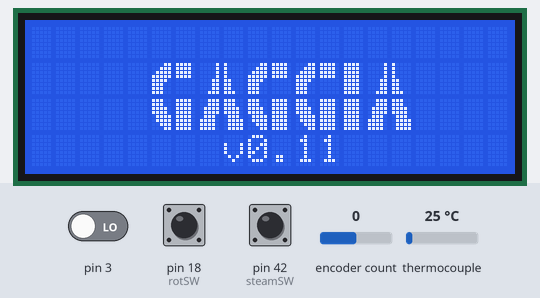
This sketch was run on a simulated Arduino Mega 2560, built with avr-gcc and run on an emulated ATmega2560. Parts: 20×4 character LCD. Inputs (shaded band) come from the test bench; at power-on: pin 42 (steamSW) HIGH, thermocouple 25 °C, pin 18 (rotSW) HIGH, pin 3 LOW, encoder count 0. EEPROM starts erased; what the sketch prints to the serial monitor is not drawn.

Above: at 0.2 s.
4.5 s: pin 42 (steamSW) pulled LOW for 1 s
At 6.2 s:
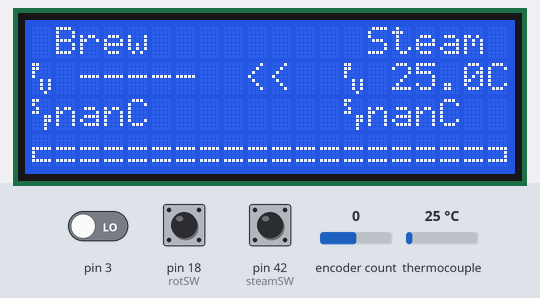
7.9 s: thermocouple set to 6 °C
At 9.2 s:
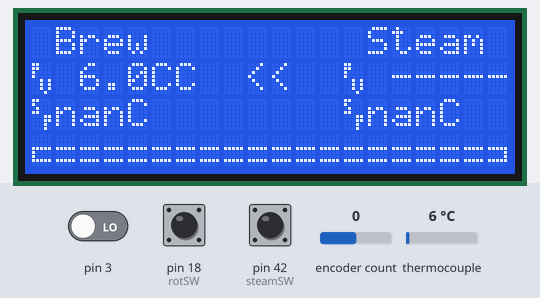
9.9 s: pin 42 (steamSW) pulled LOW for 0.15 s
At 10.01 s:
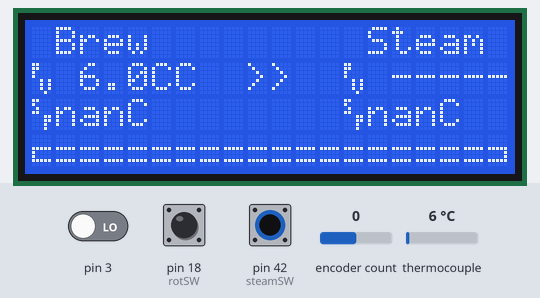
11.5 s: pin 18 (rotSW) pulled LOW for 3.2 s
At 14.4 s:
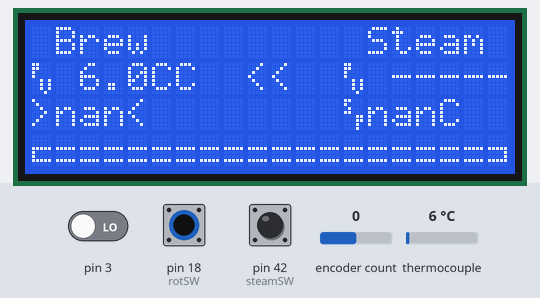
16.2 s: thermocouple set to 75 °C
At 17.8 s:
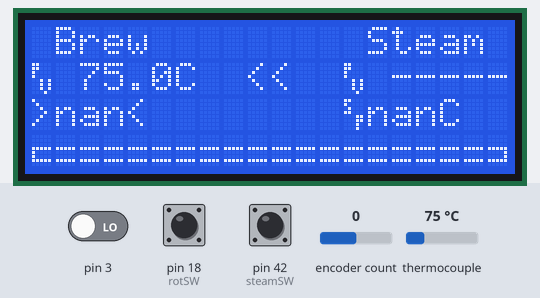
18.3 s: pin 42 (steamSW) pulled LOW for 3.2 s
At 19.5 s:
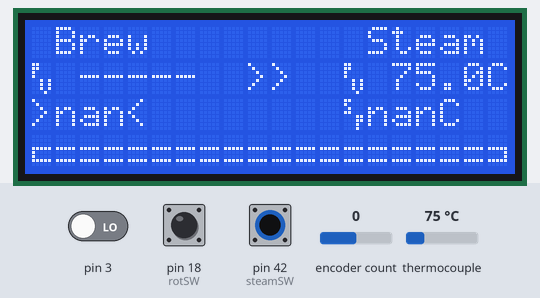
Timing chart, 0 to 21.3 s (numbered marks = the images above; inputs shaded):
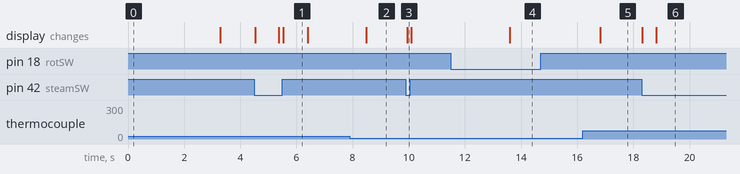

The sketch:

GaggiaCoffee.ino
```cpp
#include <Wire.h>
#include <LiquidCrystal_I2C.h>
#include <max6675.h>
#include <PID_v1.h>
#include <Rotary.h>
#include <EEPROM.h>

// lcd hardware pins
int lcdVCC = 22;
int lcdGND = 23;
// thermocouple hardware pins
int thermoVCC = 41;
int thermoGND = 43;
int thermoDO = 45;
int thermoCS = 47;
int thermoCLK = 49;
// rotary encoder hardware pins
int rotVCC = 31;
int rotGND = 33;
int rotSW = 18;
int rotDT = 2;
int rotCLK = 3;
// steam switch hardware pins
int steamVCC = 40;
int steamSW = 42;
// SSR hardware pins
int ssrVCC = 30;
int ssrGND = 32;

// firmware version
float ver = 0.11;

// custom symbols
uint8_t pv[8] = {24,24,16,16,5,5,5,2};
uint8_t sp[8] = {24,16,8,24,3,3,2,2};

// set the LCD address to 0x27 for a 20 chars and 4 line display
LiquidCrystal_I2C lcd(0x27,20,4);

// set up thermocouple
MAX6675 thermocouple(thermoCLK, thermoCS, thermoDO);

// timing variables
long splashTime = 3000;
long tcPollInt = 1000;
long tcLastPoll = 0;
int pidWindowSize = 2000;
unsigned long pidWindowStart;

// rotary encoder variables
volatile byte add = 0;
volatile byte sub = 0;
int setting = 0;
unsigned long push = 0;

// setup rotary encoder
Rotary rotary = Rotary(rotDT, rotCLK);

// pid variables
int brewSP = 1;
int steamSP = 8;
double proValue, setpoint, heaterOut;
double Kp=300, Ki=10, Kd=2250;
unsigned long serialTime; //this will help us know when to talk with processing

// specify PID links and initial tuning parameters
PID boilerPID(&proValue, &heaterOut, &setpoint, Kp, Ki, Kd, DIRECT);

// steam/brew state variable
int brew = 0;
String arrows = "<<";

void setup()
{
  unsigned long start = millis();

  // configure LCD pins
  pinMode(lcdVCC, OUTPUT); digitalWrite(lcdVCC, HIGH);
  pinMode(lcdGND, OUTPUT); digitalWrite(lcdGND, LOW);

  // initialize the lcd
  lcd.init();

  // print startup message to the LCD.
  lcd.backlight();
  splash(lcd, ver, splashTime);

  // start up PID
  boilerPID.SetOutputLimits(0, pidWindowSize);
  boilerPID.SetMode(AUTOMATIC);

  Serial.begin(9600);

  // configure thermocouple pins
  pinMode(thermoVCC, OUTPUT); digitalWrite(thermoVCC, HIGH);
  pinMode(thermoGND, OUTPUT); digitalWrite(thermoGND, LOW);

  // configure steam switch pins
  pinMode(steamVCC, OUTPUT); digitalWrite(steamVCC, LOW);
  pinMode(steamSW, INPUT_PULLUP);

  // configure heater controlling SSR pins
  pinMode(ssrVCC, OUTPUT); digitalWrite(ssrVCC, HIGH);
  pinMode(ssrGND, OUTPUT); digitalWrite(ssrGND, LOW);

  // configure rotary encoder pins
  pinMode(rotVCC, OUTPUT); digitalWrite(rotVCC, HIGH);
  pinMode(rotGND, OUTPUT); digitalWrite(rotGND, LOW);
  pinMode(rotSW, INPUT_PULLUP);

  attachInterrupt(0, rotate, CHANGE);
  attachInterrupt(1, rotate, CHANGE);

  lcd.createChar(0, pv);
  lcd.createChar(1, sp);
  lcd.clear();

  lcd.setCursor(1,0);
  lcd.print("Brew");
  lcd.setCursor(0,1);
  lcd.write((byte)0);
  lcd.setCursor(6,1);
  lcd.print("C");
  lcd.setCursor(0,2);
  lcd.write((byte)1);
  if (EEPROM_readDouble(brewSP) < 100.0) { lcd.print(" "); }
  lcd.print(EEPROM_readDouble(brewSP),1);
  lcd.print("C");

  lcd.setCursor(14,0);
  lcd.print("Steam");
  lcd.setCursor(13,1);
  lcd.write((byte)0);
  lcd.setCursor(19,1);
  lcd.print("C");
  lcd.setCursor(13,2);
  lcd.write((byte)1);
  if (EEPROM_readDouble(steamSP) < 100.0) { lcd.print(" "); }
  lcd.print(EEPROM_readDouble(steamSP),1);
  lcd.print("C");

  pidWindowStart = millis();

}

void loop()
{
  unsigned long current = millis();

  // take care of PID control
  if (proValue < 150.0) {
    boilerPID.Compute();
  } else {
    boilerPID.SetMode(MANUAL);
    heaterOut = 0;

  }

  if (millis() - pidWindowStart > pidWindowSize)
  { //time to shift the Relay Window
    pidWindowStart += pidWindowSize;
  }

  if (heaterOut > millis() - pidWindowStart) {
    digitalWrite(ssrVCC, HIGH);
  } else {
    digitalWrite(ssrVCC, LOW);
  }

  progress(lcd,0,3,20,heaterOut/pidWindowSize);

  if (not(digitalRead(rotSW)) && millis() - push > 2000 && millis() - push != millis()) {
    setting++;
    push = 0;
  } else if (not(digitalRead(rotSW)) && push == 0) {
    push = millis();
  } else if (digitalRead(rotSW)) {
    push = 0;
  }

  // handle changes to respective setpoints
  if (setting == 1) {
    lcd.setCursor(13,2);
    lcd.write((byte)1);
    EEPROM_writeDouble(brewSP, EEPROM_readDouble(brewSP) + (add - sub)*0.5);
    lcd.setCursor(0,2);
    lcd.print(">");
    if (EEPROM_readDouble(brewSP) < 100.0) { lcd.print(" "); }
    lcd.print(EEPROM_readDouble(brewSP),1);
    lcd.print("<");
  } else if (setting == 2) {
    lcd.setCursor(0,2);
    lcd.write((byte)1);
    lcd.setCursor(6,2);
    lcd.print("C");
    EEPROM_writeDouble(steamSP, EEPROM_readDouble(steamSP) + (add - sub)*0.5);
    lcd.setCursor(13,2);
    lcd.print(">");
    if (EEPROM_readDouble(steamSP) < 100.0) { lcd.print(" "); }
    lcd.print(EEPROM_readDouble(steamSP),1);
    lcd.print("<");
  } else if (setting == 3) {
    lcd.setCursor(13,2);
    lcd.write((byte)1);
    lcd.setCursor(19,2);
    lcd.print("C");
    setting = 0;
  }

  add = 0;
  sub = 0;

  // handle mode from steam switch
  brew = digitalRead(steamSW);
  if (brew) {
    setpoint = EEPROM_readDouble(brewSP);
    arrows = "<<";
  } else if (not(brew)) {
    setpoint = EEPROM_readDouble(steamSP);
    arrows = ">>";
  }

  lcd.setCursor(9,1);
  lcd.print(arrows);

  // poll thermocouple and display current value
  if (current - tcLastPoll > tcPollInt) {
    proValue = thermocouple.readCelsius();

    if (brew) { lcd.setCursor(1,1); }
    else { lcd.setCursor(14,1); }

    if (proValue < 100.0) { lcd.print(" "); }
    lcd.print(proValue,1);
    lcd.print("C");

    if (brew) { lcd.setCursor(14,1); }
    else { lcd.setCursor(1,1); }

    lcd.print(" -----");

    tcLastPoll = current;
  }

  //send-receive with processing if it's time
  if(millis()>serialTime)
  {
    SerialReceive();
    SerialSend();
    serialTime+=500;
  }

}
```

util.ino
```cpp
void splash(LiquidCrystal_I2C& lcd, float ver, long splashTime) {

  uint8_t g1[8]  = {30,30,30,30,0,0,0,0};
  uint8_t g2[8]  = {3,7,15,31,30,28,28,28};
  uint8_t g3[8]  = {28,28,30,30,15,15,7,3};
  uint8_t g4[8]  = {30,30,30,30,30,30,30,30};
  uint8_t a1[8]  = {16,16,16,16,24,24,24,28};
  uint8_t a2[8]  = {1,1,1,1,3,3,3,7};
  uint8_t a3[8]  = {7,7,15,15,14,30,30,30};
  uint8_t a4[8]  = {28,28,30,30,14,15,15,15};

  lcd.createChar(0, g1);
  lcd.createChar(1, g2);
  lcd.createChar(2, g3);
  lcd.createChar(3, g4);
  lcd.createChar(4, a1);
  lcd.createChar(5, a2);
  lcd.createChar(6, a3);
  lcd.createChar(7, a4);

  lcd.setCursor(5,1);
  lcd.write((uint8_t)1);
  lcd.setCursor(6,1);
  lcd.write((uint8_t)0);
  lcd.setCursor(7,1);
  lcd.write((uint8_t)5);
  lcd.setCursor(8,1);
  lcd.write((uint8_t)4);
  lcd.setCursor(9,1);
  lcd.write((uint8_t)1);
  lcd.setCursor(10,1);
  lcd.write((uint8_t)0);
  lcd.setCursor(11,1);
  lcd.write((uint8_t)1);
  lcd.setCursor(12,1);
  lcd.write((uint8_t)0);
  lcd.setCursor(13,1);
  lcd.write((uint8_t)3);
  lcd.setCursor(14,1);
  lcd.write((uint8_t)5);
  lcd.setCursor(15,1);
  lcd.write((uint8_t)4);

  lcd.setCursor(5,2);
  lcd.write((uint8_t)2);
  lcd.setCursor(6,2);
  lcd.write((uint8_t)3);
  lcd.setCursor(7,2);
  lcd.write((uint8_t)6);
  lcd.setCursor(8,2);
  lcd.write((uint8_t)7);
  lcd.setCursor(9,2);
  lcd.write((uint8_t)2);
  lcd.setCursor(10,2);
  lcd.write((uint8_t)3);
  lcd.setCursor(11,2);
  lcd.write((uint8_t)2);
  lcd.setCursor(12,2);
  lcd.write((uint8_t)3);
  lcd.setCursor(13,2);
  lcd.write((uint8_t)3);
  lcd.setCursor(14,2);
  lcd.write((uint8_t)6);
  lcd.setCursor(15,2);
  lcd.write((uint8_t)7);

  lcd.setCursor(8,3);
  lcd.print("v");
  lcd.print(ver);

  delay(splashTime);
}

void progress(LiquidCrystal_I2C& lcd, int col, int row, int width, float frac) {

  uint8_t lend[8]  = {0,0,0,31,16,16,31};
  uint8_t rend[8]  = {0,0,0,31,1,1,31};
  uint8_t empty[8]  = {0,0,0,31,0,0,31};
  uint8_t full[8]  = {0,0,0,31,31,31,31};

  lcd.createChar(4, lend);
  lcd.createChar(5, rend);
  lcd.createChar(6, empty);
  lcd.createChar(7, full);

  int filled = frac * width;

  lcd.setCursor(col,row);

  if (filled < 1) {
    lcd.write((uint8_t)4);
  } else {
    lcd.write((uint8_t)7);
  }

  for (int ind = 2; ind < width; ind++) {
    if (ind <= filled) {
      lcd.write((uint8_t)7);
    } else {
      lcd.write((uint8_t)6);
    }
  }

  if (filled == width) {
    lcd.write((uint8_t)7);
  } else {
    lcd.write((uint8_t)5);
  }

}

// rotate is called anytime the rotary inputs change state.
void rotate() {
  unsigned char result = rotary.process();
  if (result == DIR_CW) {
    sub++;
  } else if (result == DIR_CCW) {
    add++;
  }
}

void EEPROM_writeDouble(int ee, const double& value)
{
   const byte* p = (const byte*)(const void*)&value;
   int i;
   for (i = 0; i < sizeof(value); i++)
       EEPROM.write(ee++, *p++);
}

double EEPROM_readDouble(int ee)
{
  double value;

  byte* p = (byte*)(void*)&value;
  int i;
  for (i = 0; i < sizeof(value); i++)
    *p++ = EEPROM.read(ee++);

  return value;
}

/********************************************
 * Serial Communication functions / helpers
 ********************************************/


union {                // This Data structure lets
  byte asBytes[24];    // us take the byte array
  float asFloat[6];    // sent from processing and
}                      // easily convert it to a
foo;                   // float array


// getting float values from processing into the arduino
// was no small task.  the way this program does it is
// as follows:
//  * a float takes up 4 bytes.  in processing, convert
//    the array of floats we want to send, into an array
//    of bytes.
//  * send the bytes to the arduino
//  * use a data structure known as a union to convert
//    the array of bytes back into an array of floats

//  the bytes coming from the arduino follow the following
//  format:
//  0: 0=Manual, 1=Auto, else = ? error ?
//  1: 0=Direct, 1=Reverse, else = ? error ?
//  2-5: float setpoint
//  6-9: float input
//  10-13: float output
//  14-17: float P_Param
//  18-21: float I_Param
//  22-245: float D_Param
void SerialReceive()
{

  // read the bytes sent from Processing
  int index=0;
  byte Auto_Man = -1;
  byte Direct_Reverse = -1;
  while(Serial.available()&&index<26)
  {
    if(index==0) Auto_Man = Serial.read();
    else if(index==1) Direct_Reverse = Serial.read();
    else foo.asBytes[index-2] = Serial.read();
    index++;
  }

  // if the information we got was in the correct format,
  // read it into the system
  if(index==26  && (Auto_Man==0 || Auto_Man==1)&& (Direct_Reverse==0 || Direct_Reverse==1))
  {
    setpoint=double(foo.asFloat[0]);
    //Input=double(foo.asFloat[1]);       // * the user has the ability to send the
                                          //   value of "Input"  in most cases (as
                                          //   in this one) this is not needed.
    if(Auto_Man==0)                       // * only change the output if we are in
    {                                     //   manual mode.  otherwise we'll get an
      heaterOut=double(foo.asFloat[2]);   //   output blip, then the controller will
    }                                     //   overwrite.

    double p, i, d;                       // * read in and set the controller tunings
    p = double(foo.asFloat[3]);           //
    i = double(foo.asFloat[4]);           //
    d = double(foo.asFloat[5]);           //
    boilerPID.SetTunings(p, i, d);            //

    if(Auto_Man==0) boilerPID.SetMode(MANUAL);// * set the controller mode
    else boilerPID.SetMode(AUTOMATIC);             //

    if(Direct_Reverse==0) boilerPID.SetControllerDirection(DIRECT);// * set the controller Direction
    else boilerPID.SetControllerDirection(REVERSE);          //
  }
  Serial.flush();                         // * clear any random data from the serial buffer
}

// unlike our tiny microprocessor, the processing ap
// has no problem converting strings into floats, so
// we can just send strings.  much easier than getting
// floats from processing to here no?
void SerialSend()
{
  Serial.print("PID ");
  Serial.print(setpoint);
  Serial.print(" ");
  Serial.print(proValue);
  Serial.print(" ");
  Serial.print(heaterOut);
  Serial.print(" ");
  Serial.print(boilerPID.GetKp());
  Serial.print(" ");
  Serial.print(boilerPID.GetKi());
  Serial.print(" ");
  Serial.print(boilerPID.GetKd());
  Serial.print(" ");
  if(boilerPID.GetMode()==AUTOMATIC) Serial.print("Automatic");
  else Serial.print("Manual");
  Serial.print(" ");
  if(boilerPID.GetDirection()==DIRECT) Serial.println("Direct");
  else Serial.println("Reverse");
}
```

Measured:
- after the input at 4.5 s, the display: first changes at once (image 1 shows a later state)
- after the input at 7.9 s, the display: changes after 0.59 s (image 2)
- after the input at 9.9 s, the display: changes at once (image 3)
- after the input at 11.5 s, the display: changes after 2.1 s (image 4)
- after the input at 16.2 s, the display: changes after 0.62 s (image 5)
- after the input at 18.3 s, the display: first changes at once (image 6 shows a later state)
- what the display in image 1 shows lasts 0.9 s, from 5.5 s to 6.4 s
